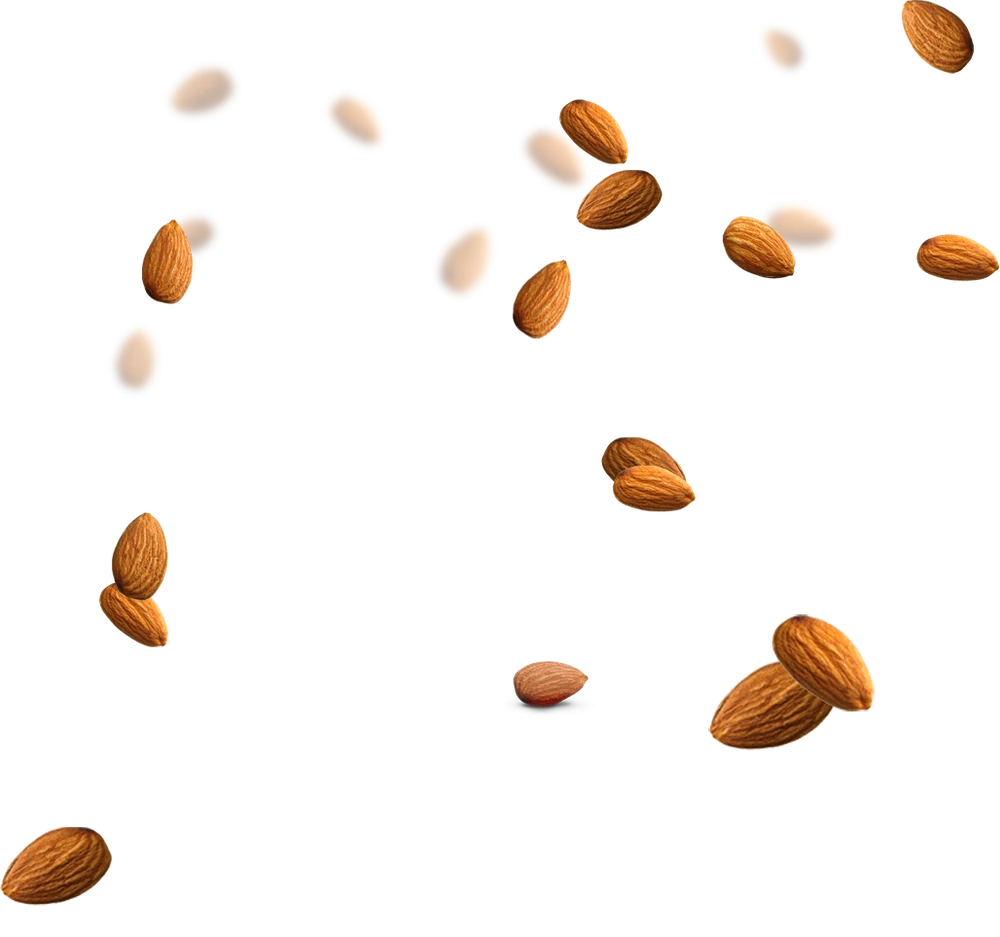
#> input picture assets/images/almonds.webp, 1000 x 937 px
$ python remove_bg.py ../assets/images/almonds.webp ../assets/images/banana.webp 1.0
#> lines starting #> are read from the running program, lines starting #| are printed output that depends on the picture; after the words box and inside, x2 and y2 are one past the last pixel; in counts of white or black regions, pixels touching at a corner belong together
#!/usr/bin/env python3
"""
Removes a uniform (studio white/grey) background from a photo, keeping
only the background region that's connected to the image border (so a
bright highlight inside the subject isn't mistaken for background).

Usage:
    python3 scripts/remove_bg.py input.jpg output.png [tolerance]

tolerance (default 28) is the max color distance from the sampled corner
color still considered "background" — raise it if some background is
left over, lower it if part of the subject is getting cut away.

Requires numpy and scipy (pip install numpy scipy).
"""
import sys
import numpy as np
from PIL import Image, ImageFilter
from scipy import ndimage

def remove_bg(path, out_path, tol=28, feather=2.5):
#> called with path = '../assets/images/almonds.webp', out_path = '../assets/images/banana.webp', tol = 1, feather = 2.5
    im = Image.open(path).convert("RGB")
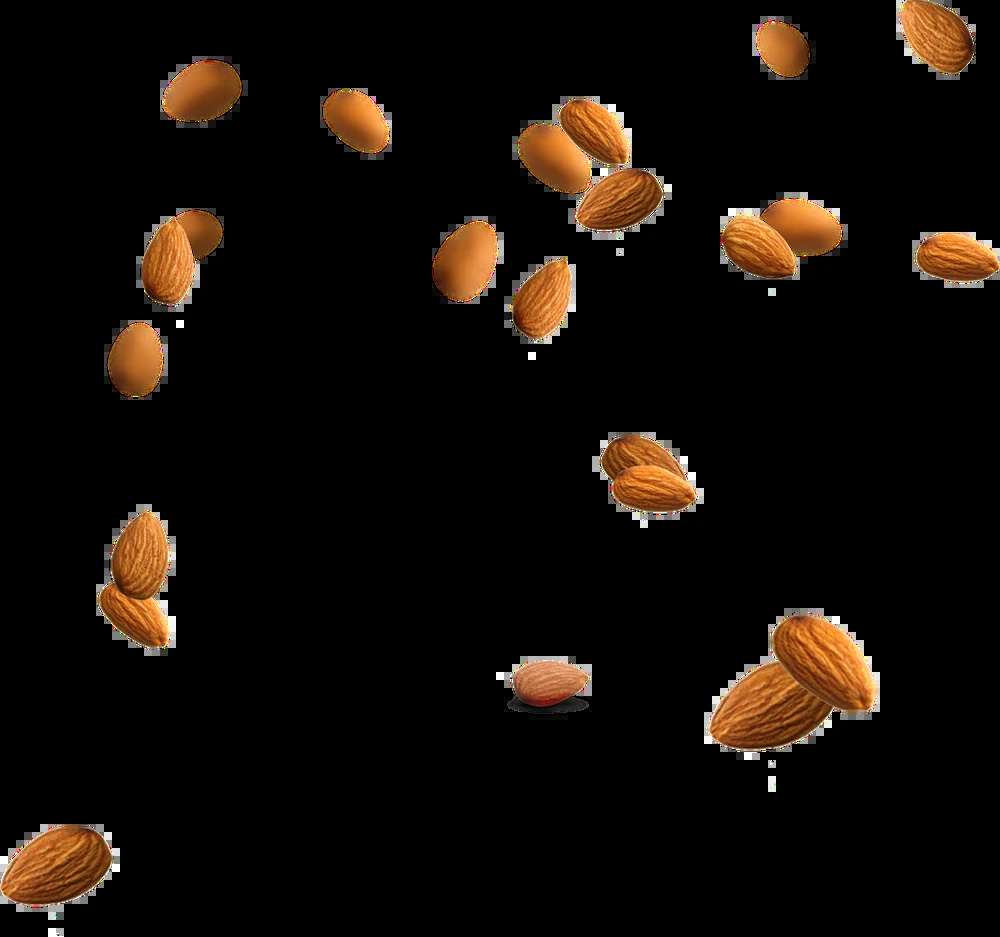
#> im: PIL image 1000x937 RGB; mean R, G, B 19.4, 12.9, 7.5
    arr = np.array(im).astype(np.int16)
    h, w, _ = arr.shape
#> h = 937; w = 1000

    # estimate bg color from the four corners (average of small patches)
    patches = [arr[0:8, 0:8], arr[0:8, w-8:w], arr[h-8:h, 0:8], arr[h-8:h, w-8:w]]
    bg_color = np.mean([p.reshape(-1, 3).mean(axis=0) for p in patches], axis=0)
#> bg_color = [0, 0, 0]

    dist = np.sqrt(((arr - bg_color) ** 2).sum(axis=2))
    bg_mask = dist < tol
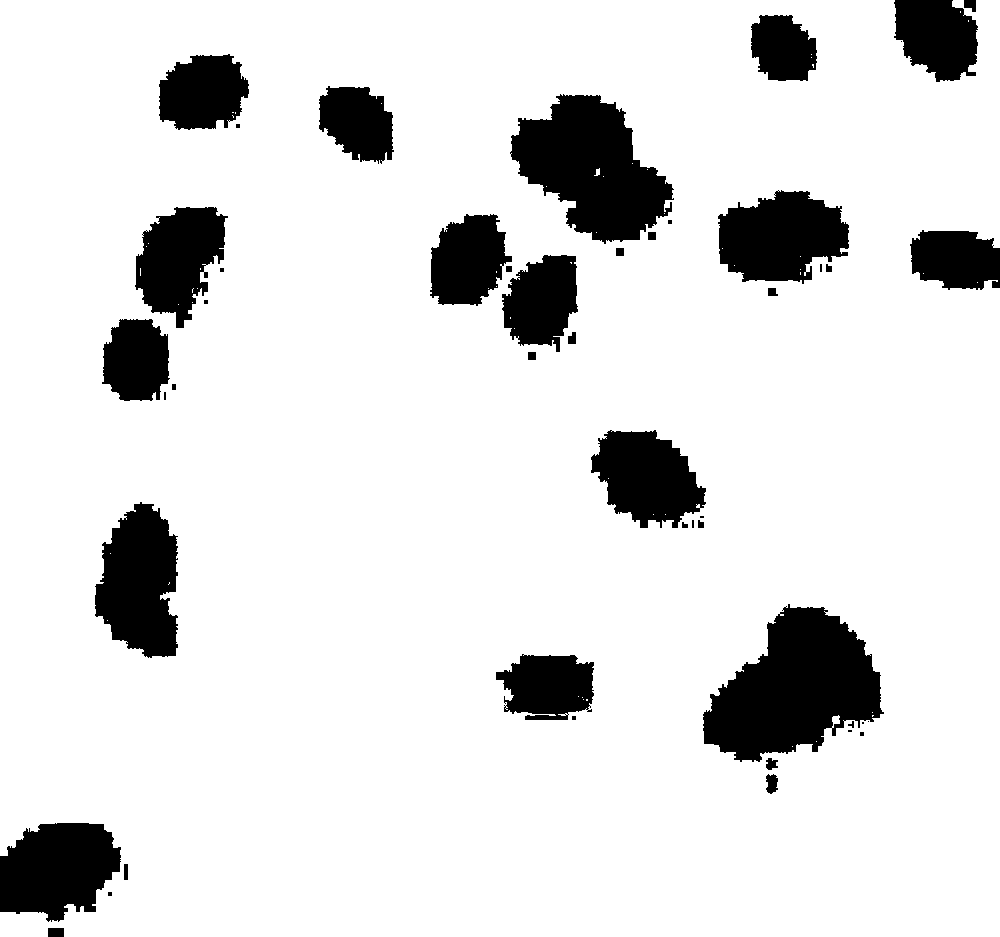
#> bg_mask: shape (937, 1000) bool; 87.4% white; 47 black regions (15 under 20 px), largest, box (x1, y1, x2, y2) and area: (703, 604, 884, 762) 17528, (510, 94, 674, 244) 14562, (95, 502, 178, 658) 9448

    # only keep background connected to the border (flood fill from edges)
    labeled, n = ndimage.label(bg_mask)
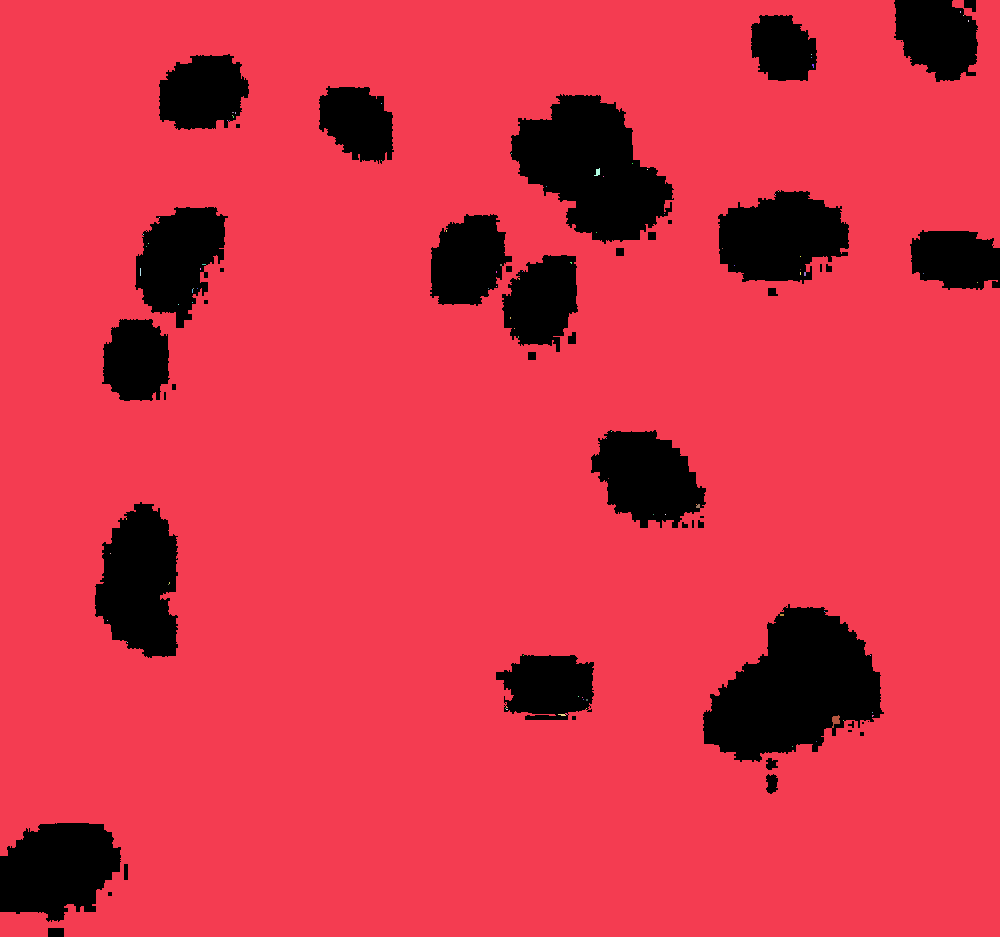
#> labeled: shape (937, 1000) int32; 92 distinct labels, from 0 to 91; one colour per label, 0 black
#> n = 91
    border_labels = set(labeled[0, :]) | set(labeled[-1, :]) | set(labeled[:, 0]) | set(labeled[:, -1])
#> border_labels = 2 items
    border_labels.discard(0)
    connected_bg = np.isin(labeled, list(border_labels))
#> connected_bg: shape (937, 1000) bool; 87.4% white; 47 black regions (15 under 20 px), largest, box (x1, y1, x2, y2) and area: (703, 604, 884, 762) 17611, (510, 94, 674, 244) 14598, (95, 502, 178, 658) 9456

    alpha = np.where(connected_bg, 0, 255).astype(np.uint8)
    alpha_img = Image.fromarray(alpha, mode="L")
    alpha_img = alpha_img.filter(ImageFilter.GaussianBlur(feather))

    rgba = im.convert("RGBA")
    rgba.putalpha(alpha_img)
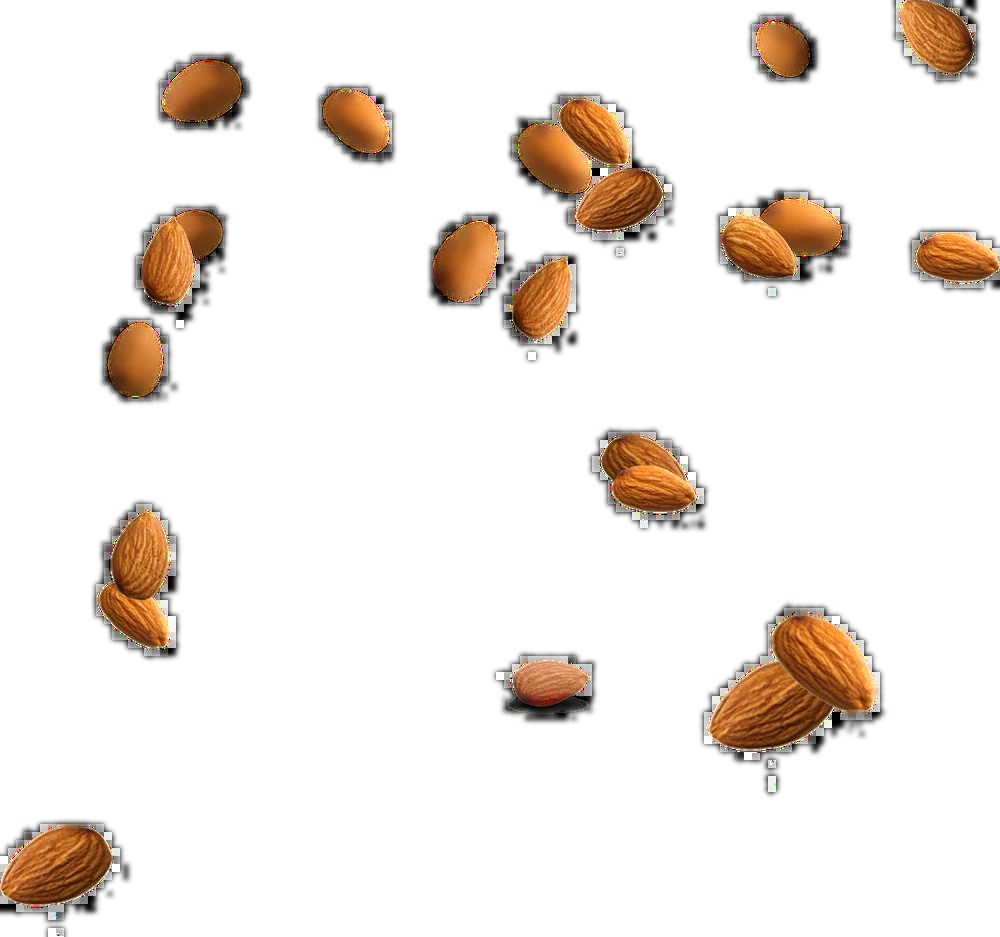
#> rgba: PIL image 1000x937 RGBA; mean R, G, B, A 19.4, 12.9, 7.5, 32.2; transparent parts drawn white

    # crop to the bounding box of the non-transparent content, with a bit of padding
    bbox = alpha_img.point(lambda p: 255 if p > 10 else 0).getbbox()
#> bbox = (0, 0, 1000, 937)
    if bbox:
        pad = 12
        l, t, r, b = bbox
#> l = 0; t = 0; r = 1000; b = 937
        l = max(0, l - pad); t = max(0, t - pad)
        r = min(w, r + pad); b = min(h, b + pad)
        rgba = rgba.crop((l, t, r, b))

    rgba.save(out_path)
    print(f"{path} -> {out_path}  {rgba.size}")
#| ../assets/images/almonds.webp -> ../assets/images/banana.webp  (1000, 937)

if __name__ == "__main__":
    if len(sys.argv) < 3:
        print(__doc__)
        sys.exit(1)
    src, dst = sys.argv[1], sys.argv[2]
    tol = float(sys.argv[3]) if len(sys.argv) > 3 else 28
    remove_bg(src, dst, tol=tol)

$ run again, on assets/images/cashews.webp
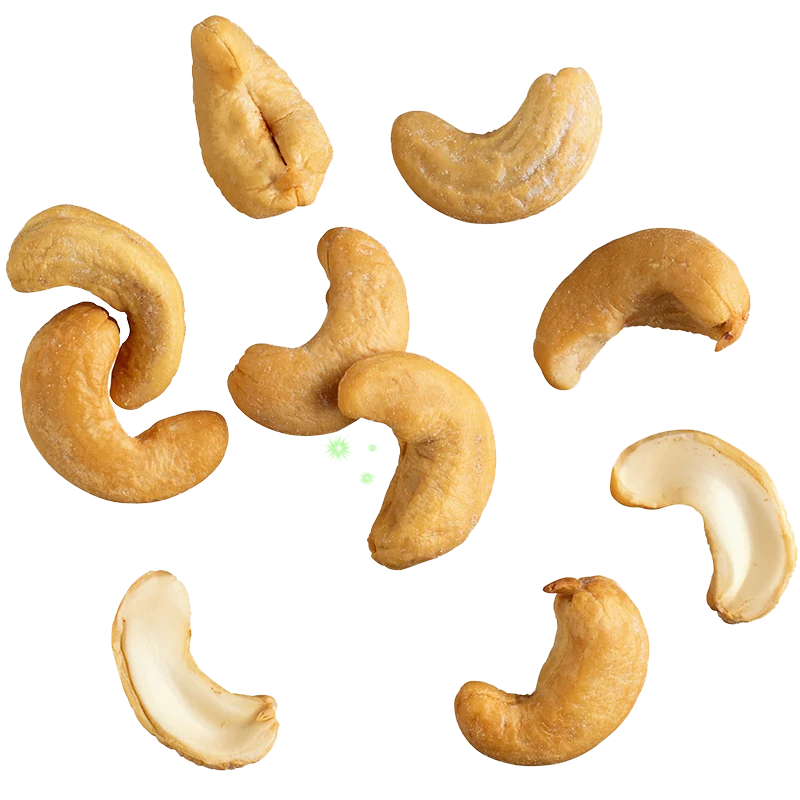
#> input picture assets/images/cashews.webp, 800 x 800 px
#> bg_color = [255, 255, 255]
#> bg_mask: shape (800, 800) bool; 62.1% white; 17 black regions (2 under 20 px), largest, box (x1, y1, x2, y2) and area: (0, 0, 505, 578) 122434, (447, 567, 658, 772) 25669, (383, 62, 612, 234) 25135
#> in remove_bg, `labeled, n = ndimage.label(bg_mask)`:
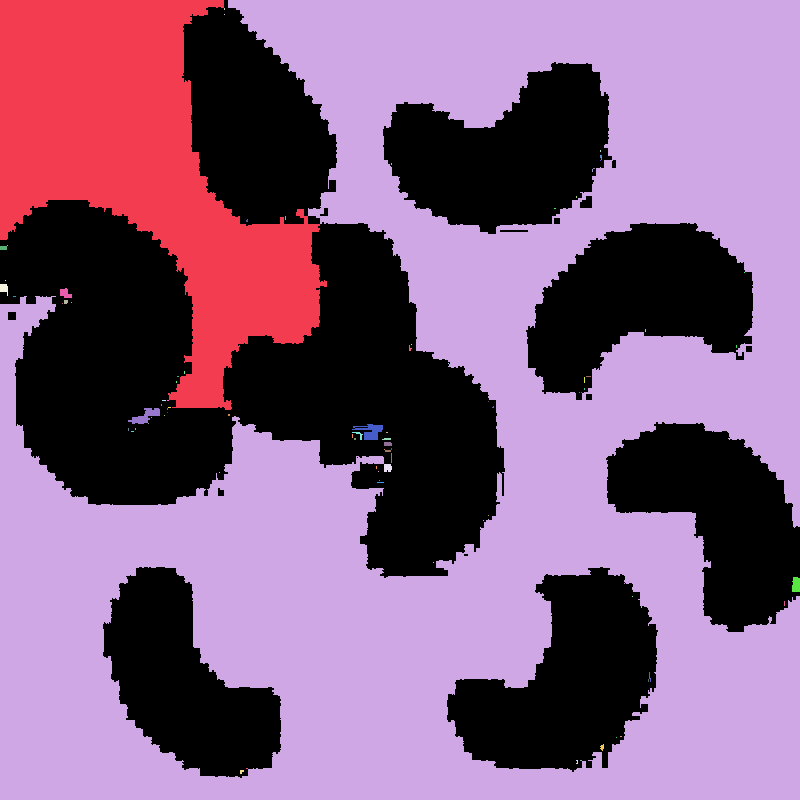
#> labeled: shape (800, 800) int32; 87 distinct labels, from 0 to 86; one colour per label, 0 black
#> n = 86
#> border_labels = 6 items
#> connected_bg: shape (800, 800) bool; 62% white; 17 black regions (2 under 20 px), largest, box (x1, y1, x2, y2) and area: (0, 0, 505, 578) 123288, (447, 567, 658, 772) 25714, (383, 62, 612, 234) 25157
#> bbox = (0, 0, 800, 781)
#> in remove_bg, `l, t, r, b = bbox`: l = 0; r = 800; b = 781
#> in remove_bg, `b = min(h, b + pad)`: b = 793
#> in remove_bg, `rgba = rgba.crop((l, t, r, b))`:
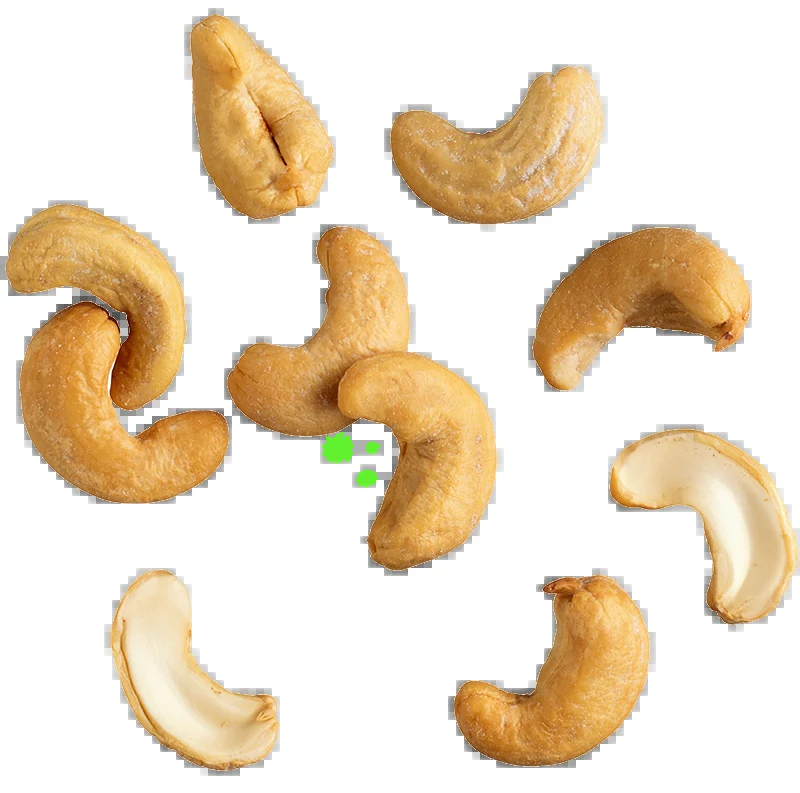
#> rgba: PIL image 800x793 RGBA; mean R, G, B, A 237.6, 222, 199.9, 97.8; transparent parts drawn white
#| ../assets/images/cashews.webp -> ../assets/images/cashews.webp  (800, 793)

$ run again, on assets/images/chocolate.webp
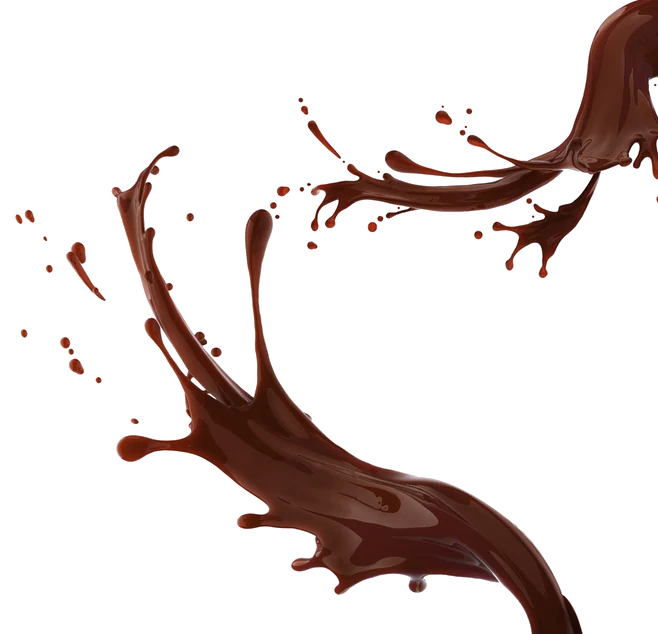
#> input picture assets/images/chocolate.webp, 658 x 634 px
#> bg_color = [210.8, 197.8, 194.9]
#> in remove_bg, `dist = np.sqrt(((arr - bg_color) ** 2).sum(axis=2))`:
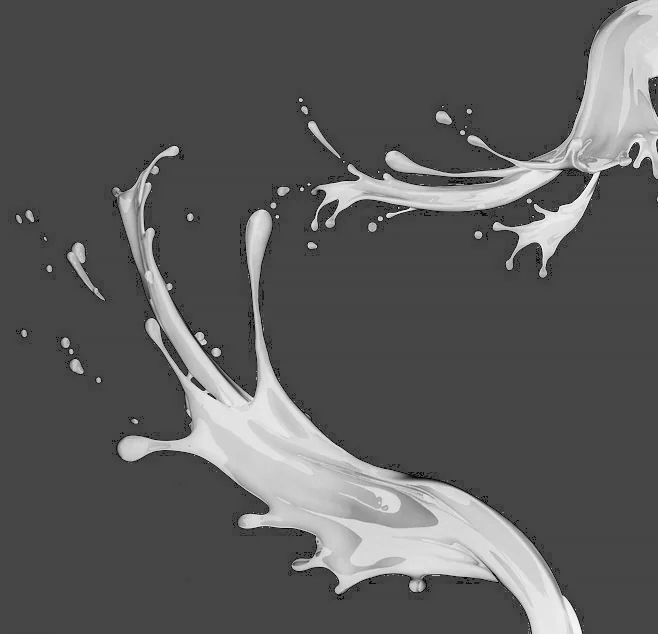
#> dist: shape (634, 658) float64; min 1.43, max 336.3, mean 121.4; drawn with min black and max white
#> bg_mask: shape (634, 658) bool; every value is 0
#> labeled: shape (634, 658) int32; every value is 0
#> n = 0
#> border_labels = 1 item
#> alpha: shape (634, 658); every value is 255
#> bbox = (0, 0, 658, 634)
#> l = 0; r = 658; b = 634
#| ../assets/images/chocolate.webp -> ../assets/images/chocolate.webp  (658, 634)
